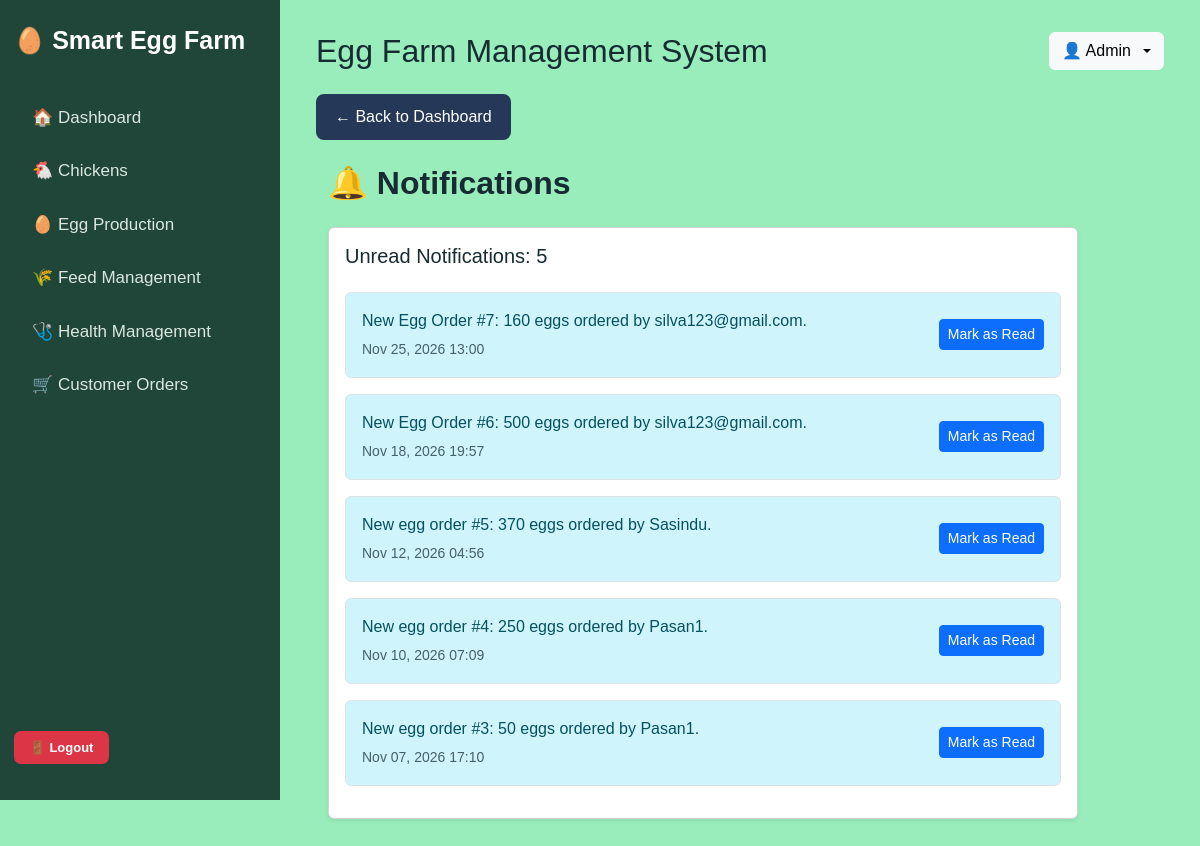
/orders/notifications/ (signed in), run on the app's committed database.
### orders/models.py (models this page shows, shortened)
class Notification(models.Model):
    recipient = models.ForeignKey(
        settings.AUTH_USER_MODEL,
        on_delete=models.CASCADE,
        related_name='notifications'
    )
    order = models.ForeignKey(
        EggOrder,
        on_delete=models.CASCADE,
        related_name='notifications'
    )
    message = models.CharField(
        max_length=255
    )
    is_read = models.BooleanField(
        default=False
    )
    created_at = models.DateTimeField(
        auto_now_add=True
    )
    class Meta:
        ordering = ['-created_at']

### orders/views.py (the view)
@login_required
def notifications_list(request):
    notifications = Notification.objects.filter(
        recipient=request.user
    ).order_by('-created_at')
    unread_count = notifications.filter(
        is_read=False
    ).count()
    return render(
        request,
        'orders/notifications.html',
        {
            'notifications': notifications,
            'unread_count': unread_count
        }
    )

### orders/templates/orders/notifications.html (shortened to what this page needs)
{% extends 'base.html' %}
{% block content %}
<div class="container-fluid">
    <h2 class="fw-bold mb-4">
        🔔 Notifications
    </h2>
    <div class="card shadow-sm">
        <div class="card-body">
            <h5 class="mb-4">
                Unread Notifications: {{ unread_count }}
            </h5>
            {% for notification in notifications %}
            <div class="alert
                {% if notification.is_read %}
                    alert-light
                {% else %}
                    alert-info
                {% endif %}
                border">
                <div class="d-flex justify-content-between
                            align-items-center flex-wrap gap-2">
                    <div>
                        <p class="mb-1">
                            {{ notification.message }}
                        </p>
                        <small class="text-muted">
                            {{ notification.created_at|date:"M d, Y H:i" }}
                        </small>
                    </div>
                    {% if not notification.is_read %}
                    <form method="post"
                          action="{% url 'mark_notification_read' notification.id %}">
                        <button type="submit"
                                class="btn btn-sm btn-primary">
                            Mark as Read
                        </button>
                    </form>
                    {% endif %}
                </div>
            </div>
            {% empty %}
            <p class="text-muted">
                No notifications yet.
            </p>
            {% endfor %}
        </div>
    </div>
</div>
{% endblock %}

### templates/base.html (shortened to what this page needs)
{% load static %}
<!DOCTYPE html>
<html lang="en">
<head>
    <link
        href="https://cdn.jsdelivr.net/npm/bootstrap@5.3.3/dist/css/bootstrap.min.css"
        rel="stylesheet"
    >
    <link
        rel="stylesheet"
        href="{% static 'css/style.css' %}"
    >
</head>
<body>
    <aside class="sidebar">
        <h3 class="mb-4">
            🥚 Smart Egg Farm
        </h3>
<nav>
    {% if user.is_authenticated %}
        {% if user.is_staff %}
            <a href="{% url 'dashboard' %}"
               class="{% if request.resolver_match.url_name == 'dashboard' %}active{% endif %}">
                🏠 Dashboard
            </a>
            <a href="{% url 'batch_list' %}"
               class="{% if '/chickens/' in request.path %}active{% endif %}">
                🐔 Chickens
            </a>
            <a href="{% url 'production_list' %}"
               class="{% if '/production/' in request.path %}active{% endif %}">
                🥚 Egg Production
            </a>
            <a href="{% url 'feed_list' %}"
               class="{% if '/feed/' in request.path %}active{% endif %}">
                🌾 Feed Management
            </a>
            <a href="{% url 'health_list' %}"
               class="{% if '/health/' in request.path %}active{% endif %}">
                🩺 Health Management
            </a>
            <a href="{% url 'admin_orders' %}"
               class="{% if request.resolver_match.url_name == 'admin_orders' %}active{% endif %}">
                🛒 Customer Orders
            </a>
        {% endif %}
    {% endif %}
</nav>
        {% if user.is_authenticated %}
            <div class="logout-section">
                <form method="post" action="{% url 'logout' %}">
                    <button
                        type="submit"
                        class="btn btn-danger btn-sm logout-btn">
                        🚪 Logout
                    </button>
                </form>
            </div>
        {% endif %}
    </aside>
    <main class="main-content">
        <header class="d-flex justify-content-between align-items-center flex-wrap gap-3 mb-4">
            <h2 class="fw-normal mb-0">
                Egg Farm Management System
            </h2>
            {% if user.is_authenticated %}
                <div class="dropdown">
                    <button
                        class="btn btn-light dropdown-toggle d-flex align-items-center gap-2"
                        type="button"
                        data-bs-toggle="dropdown"
                        aria-expanded="false">
                        👤 {{ user.first_name|default:user.username }}
                    </button>
                </div>
            {% endif %}
        </header>
        {% if user.is_authenticated %}
            {% if user.is_staff %}
                {% if request.resolver_match.url_name != 'dashboard' %}
                    <div class="mb-4">
                        <a href="{% url 'dashboard' %}"
                           class="btn"
                           style="background-color: #253858;
                                  color: white;
                                  border-radius: 8px;
                                  padding: 10px 18px;">
                            ← Back to Dashboard
                        </a>
                    </div>
                {% endif %}
            {% endif %}
        {% endif %}
        {% block content %}
        {% endblock %}
    </main>
</body>
</html>

### static/css/style.css (style rules this page uses)
:root { --sidebar-width: 280px; --sidebar-bg: #204539; --sidebar-hover: #306653; --page-bg: #98edbb; --card-bg: #dcece4; --text-dark: #172b32; --text-muted: #46616a; --primary-green: #198754; }
* { box-sizing: border-box; }
html, body { margin: 0; padding: 0; min-height: 100%; }
body { font-family: Arial, Helvetica, sans-serif; background: var(--page-bg); color: var(--text-dark); overflow-x: hidden; }
.sidebar { position: fixed; top: 0; left: 0; width: var(--sidebar-width); height: 100vh; padding: 24px 14px; background: var(--sidebar-bg); color: #ffffff; display: flex; flex-direction: column; gap: 10px; overflow-y: auto; z-index: 1000; }
.sidebar h2, .sidebar h3, .sidebar h4 { color: #ffffff; font-weight: 700; margin: 0 0 30px; line-height: 1.3; }
.sidebar a { display: block; width: 100%; padding: 14px 18px; border-radius: 14px; color: #d9e7e0; text-decoration: none; font-size: 17px; font-weight: 500; transition: background 0.2s ease; }
.logout-section { margin-top: auto; padding-top: 22px; padding-bottom: 12px; width: 100%; }
.logout-section form { width: auto !important; display: block; margin: 0; }
.logout-section .logout-btn { display: inline-block !important; width: auto !important; min-width: 95px; padding: 7px 14px; font-size: 13px; font-weight: 600; border-radius: 7px; background: #dc3545; border: none; color: #ffffff; cursor: pointer; }
.main-content { margin-left: var(--sidebar-width); width: calc(100% - var(--sidebar-width)); min-width: 0; min-height: 100vh; padding: 32px 36px; background: var(--page-bg); }
.main-content > * { max-width: 100%; }
.main-content h1, .main-content h2, .main-content h3, .main-content h4, .main-content h5 { color: var(--text-dark); }
.main-content h2 { font-weight: 700; }
.main-content .text-muted { color: var(--text-muted) !important; }
.btn-primary { background-color: #0d6efd; border-color: #0d6efd; }
button, .btn { transition: all 0.2s ease; }
.sidebar h3, .sidebar .logout-section p { color: #ffffff !important; }
.sidebar h3 { font-size: 25px; font-weight: bold; line-height: 1.3; }
.main-content .card { max-width: 750px; }

### data on the page
Notification: message "New Egg Order #7: 160 eggs ordered by silva123@gmail.com.", created_at "Nov 25, 2026 13:00", is_read "Mark as Read"
Notification: message "New Egg Order #6: 500 eggs ordered by silva123@gmail.com.", created_at "Nov 18, 2026 19:57", is_read "Mark as Read"
Notification: message "New egg order #5: 370 eggs ordered by Sasindu.", created_at "Nov 12, 2026 04:56", is_read "Mark as Read"
Notification: message "New egg order #4: 250 eggs ordered by Pasan1.", created_at "Nov 10, 2026 07:09", is_read "Mark as Read"
Notification: message "New egg order #3: 50 eggs ordered by Pasan1.", created_at "Nov 07, 2026 17:10", is_read "Mark as Read"

### other printed values
{{ user.first_name|default:user.username }} "Admin"
{{ unread_count }} "5"
